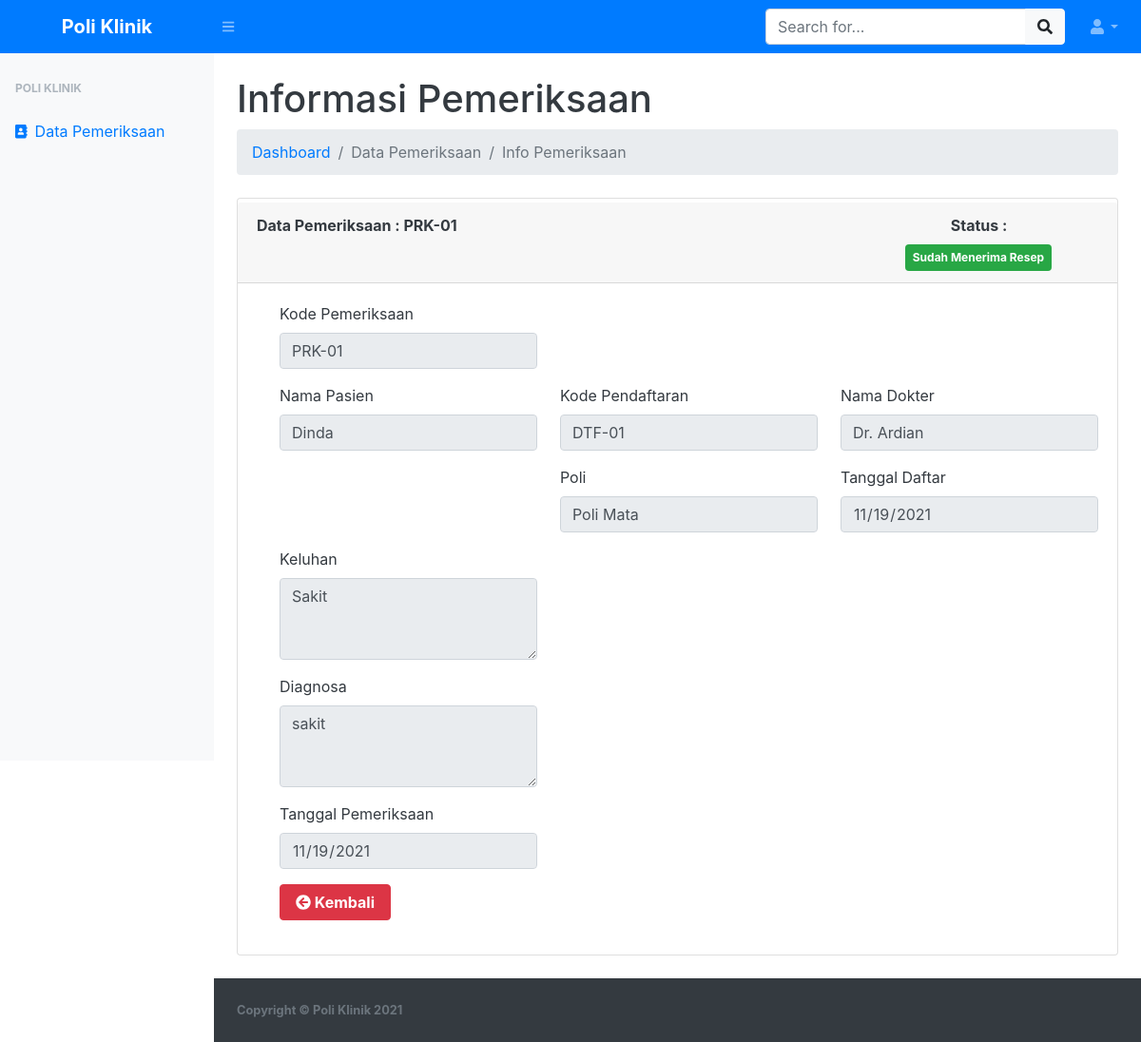
Page /data-pemeriksaan/pemeriksaan_view.php?&id_pemeriksaan=1 (signed in) on the committed database.
### tables this page shows
CREATE TABLE `tb_pemeriksaan` (
  `id_pemeriksaan` int NOT NULL,
  `kd_pemeriksaan` varchar(10) NOT NULL,
  `id_pendaftaran` int NOT NULL,
  `keluhan` varchar(50) NOT NULL,
  `diagnosa` varchar(50) NOT NULL,
  `status_periksa` enum('0','1') NOT NULL,
  `tgl_pemeriksaan` date NOT NULL
);

CREATE TABLE `tb_pasien` (
  `id_pasien` int NOT NULL,
  `nm_pasien` varchar(30) NOT NULL,
  `jenis_kelamin` enum('Laki-Laki','Perempuan') NOT NULL,
  `tgl_lahir` date NOT NULL,
  `alamat` text NOT NULL
);

CREATE TABLE `tb_pendaftaran` (
  `id_pendaftaran` int NOT NULL,
  `kd_pendaftaran` varchar(10) NOT NULL,
  `id_pasien` int NOT NULL,
  `id_dokter` int NOT NULL,
  `id_poli` int NOT NULL,
  `status` enum('0','1','2') NOT NULL,
  `tgl_pendaftaran` date NOT NULL
);

CREATE TABLE `tb_dokter` (
  `id_dokter` int NOT NULL,
  `kd_dokter` varchar(10) NOT NULL,
  `nm_dokter` varchar(30) NOT NULL,
  `spesialis_dokter` varchar(25) NOT NULL,
  `id_poli` int NOT NULL,
  `tarif_dokter` int NOT NULL
);

CREATE TABLE `tb_poli` (
  `id_poli` int NOT NULL,
  `kd_poli` varchar(10) NOT NULL,
  `nm_poli` varchar(30) NOT NULL
);

### data-pemeriksaan/pemeriksaan_view.php (the view, shortened to what this page needs)
<?php
include '../koneksi.php';
$ambil = $koneksi->query("SELECT * FROM tb_pemeriksaan a JOIN tb_pendaftaran b ON a.id_pendaftaran = b.id_pendaftaran
            JOIN tb_pasien c ON b.id_pasien = c.id_pasien
            JOIN tb_poli d ON b.id_poli = d.id_poli
            JOIN tb_dokter e ON b.id_dokter = e.id_dokter WHERE id_pemeriksaan='$_GET[id_pemeriksaan]'");
$pecah = $ambil->fetch_assoc();
?>
<!DOCTYPE html>
<html lang="en">
<head>
    <link href="../assets/css/styles.css" rel="stylesheet" />
    <link href="../assets/css/dataTables.bootstrap4.min.css" rel="stylesheet" />
</head>
<body class="sb-nav-fixed">
    <nav class="sb-topnav navbar navbar-expand navbar-dark bg-primary">
        <a class="navbar-brand font-weight-bold text-center" href="../index.php">Poli Klinik</a>
        <button class="btn btn-link btn-sm order-1 order-lg-0" id="sidebarToggle" href="#"><i class="fas fa-bars"></i></button>
        <form class="d-none d-md-inline-block form-inline ml-auto mr-0 mr-md-3 my-2 my-md-0">
            <div class="input-group">
                <input class="form-control" type="text" placeholder="Search for..." aria-label="Search" aria-describedby="basic-addon2" />
                <div class="input-group-append">
                    <button class="btn btn-light" type="button"><i class="fas fa-search"></i></button>
                </div>
            </div>
        </form>
        <ul class="navbar-nav ml-auto ml-md-0">
            <li class="nav-item dropdown">
                <a class="nav-link dropdown-toggle" id="userDropdown" href="#" role="button" data-toggle="dropdown" aria-haspopup="true" aria-expanded="false"><i class="fas fa-user fa-fw"></i></a>
            </li>
        </ul>
    </nav>
    <div id="layoutSidenav">
        <div id="layoutSidenav_nav">
            <nav class="sb-sidenav accordion sb-sidenav-light" id="sidenavAccordion">
                <div class="sb-sidenav-menu">
                    <div class="nav">
                        <div class="sb-sidenav-menu-heading">Poli Klinik</div>
                        <a class="nav-link active" href="../data-pemeriksaan/pemeriksaan.php">
                            <div class="sb-nav-link-icon"><i class="fas fa-address-book"></i></div>
                            Data Pemeriksaan
                        </a>
                    </div>
                </div>
            </nav>
        </div>
        <div id="layoutSidenav_content" class="bg-white text-dark">
            <main>
                <div class="container-fluid">
                    <h1 class="mt-4">Informasi Pemeriksaan</h1>
                    <ol class="breadcrumb mb-4">
                        <li class="breadcrumb-item"><a href="../index.php" class="text-decoration-none">Dashboard</a></li>
                        <li class="breadcrumb-item active">Data Pemeriksaan</li>
                        <li class="breadcrumb-item active">Info Pemeriksaan</li>
                    </ol>
                    <div class="card mb-4">
                        <div class="card-header mt-1">
                            <div class="row">
                                <div class="col-md-9 font-weight-bold">
                                    Data Pemeriksaan : <?php echo $pecah['kd_pemeriksaan']; ?>
                                </div>
                                <div class="col-md-3 font-weight-bold">
                                    <label class="ml-5">Status : </label>
                                    <?php if ($pecah['status_periksa'] == 0) { ?>
                                        <span class="badge badge-danger p-2">Belum Menerima Resep</span>
                                    <?php } elseif ($pecah['status_periksa'] == 1) { ?>
                                        <span class="badge badge-success p-2">Sudah Menerima Resep</span>
                                    <?php } else { ?>
                                        <span class="badge badge-danger p-2">
                                            <i class="fas fa-minus"></i>
                                        </span>
                                    <?php } ?>
                                </div>
                            </div>
                        </div>
                        <div class="card-body">
                            <div class="">
                                <form class="ml-4" method="post" class="pemeriksaan" enctype="multipart/form-data">
                                    <div class="form-group row">
                                        <div class="col-sm-4">
                                            <label>Kode Pemeriksaan</label>
                                            <input type="text" class="form-control" name="kd_pemeriksaan" value="<?php echo $pecah['kd_pemeriksaan']; ?>" readonly>
                                        </div>
                                    </div>
                                    <div class="form-group row">
                                        <div class="col-sm-4">
                                            <label>Nama Pasien</label>
                                            <input type="text" class="form-control" name="nm_pasien" value="<?php echo $pecah['nm_pasien']; ?>" readonly>
                                        </div>
                                        <div class="col-sm-4">
                                            <label>Kode Pendaftaran</label>
                                            <input type="text" class="form-control" name="kd_pendaftaran" value="<?php echo $pecah['kd_pendaftaran']; ?>" id="kd_pendaftaran" readonly>
                                        </div>
                                        <div class="col-sm-4">
                                            <label>Nama Dokter</label>
                                            <input type="text" class="form-control" name="nm_dokter" value="<?php echo $pecah['nm_dokter']; ?>" id="nm_dokter" readonly>
                                        </div>
                                    </div>
                                    <div class="form-group row">
                                        <div class="col-sm-4">
                                        </div>
                                        <div class="col-sm-4">
                                            <label>Poli</label>
                                            <input type="text" class="form-control" name="nm_poli" value="<?php echo $pecah['nm_poli']; ?>" id="nm_poli" readonly>
                                        </div>
                                        <div class="col-sm-4">
                                            <label>Tanggal Daftar</label>
                                            <input type="date" class="form-control" name="tgl_pendaftaran" value="<?php echo $pecah['tgl_pendaftaran']; ?>" id="tgl_pendaftaran" readonly>
                                        </div>
                                    </div>
                                    <div class="form-group row">
                                        <div class="col-sm-4">
                                            <label>Keluhan</label>
                                            <textarea class="form-control" name="keluhan" rows="3" readonly><?php echo $pecah['keluhan']; ?></textarea>
                                        </div>
                                    </div>
                                    <div class="form-group row">
                                        <div class="col-sm-4">
                                            <label>Diagnosa</label>
                                            <textarea class="form-control" name="diagnosa" rows="3" readonly><?php echo $pecah['diagnosa']; ?></textarea>
                                        </div>
                                    </div>
                                    <div class="form-group row">
                                        <div class="col-sm-4">
                                            <label>Tanggal Pemeriksaan</label>
                                            <input type="date" class="form-control" name="tgl_pemeriksaan" value="<?php echo $pecah['tgl_pemeriksaan']; ?>" readonly>
                                        </div>
                                    </div>
                                    <div class="form-group ">
                                        <a href="pemeriksaan.php" class="btn btn-danger font-weight-bold px-3 mr-2"><i class="fas fa-arrow-circle-left"></i> Kembali</a>
                                    </div>
                                </form>
                            </div>
                        </div>
                    </div>
                </div>
            </main>
            <footer class="py-4 bg-dark mt-auto">
                <div class="container-fluid">
                    <div class="d-flex align-items-center justify-content-between small">
                        <div class="text-muted font-weight-bold">Copyright &copy; Poli Klinik 2021</div>
                    </div>
                </div>
            </footer>
        </div>
    </div>
</body>
</html>

### rows in the picture
tb_pemeriksaan: kd_pemeriksaan "PRK-01", nm_pasien "Dinda", kd_pendaftaran "DTF-01", nm_dokter "Dr. Ardian", nm_poli "Poli Mata", tgl_pendaftaran "11/19/2021", keluhan "Sakit", diagnosa "sakit", tgl_pemeriksaan "11/19/2021"
